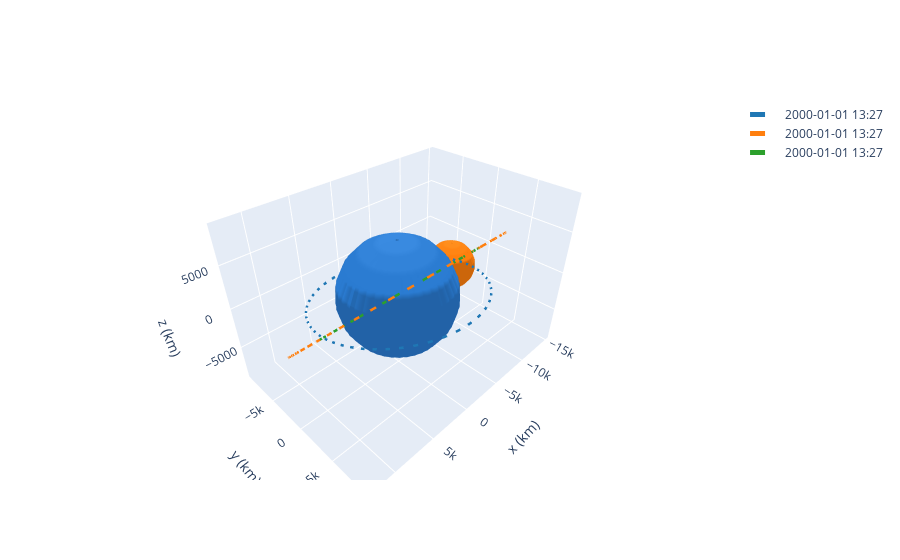

The code cell stored with this chart in its notebook:
### Code cell
# Propapage all a bit
t = 1000 * u.s
deb_1 = deb_1.propagate(t)
deb_2 = deb_2.propagate(t)
otv = otv.propagate(t)

# Plot the results
frame = OrbitPlotter3D()
frame.plot(deb_1)
frame.plot(deb_2)
frame.plot(otv)

### Figure 1 — Plotly figure (JSON) as saved in the notebook; plotly's stock layout.template omitted (floating-point values rounded to 4 significant figures; data arrays with more than 128 entries replaced by an {"elided": "..."} marker saying what was removed)
{"data": [{"cauto": false, "cmax": 1, "cmin": 1, "colorscale": [[0, "#2a7bd1"], [1, "#2a7bd1"]], "name": "Earth", "showscale": false, "type": "surface", "x": {"elided": "20x20 float values"}, "y": {"elided": "20x20 float values"}, "z": {"elided": "20x20 float values"}}, {"line": {"color": "rgb(31, 119, 180)", "dash": "dash", "width": 5}, "mode": "lines", "name": "2000-01-01 13:27", "type": "scatter3d", "x": {"elided": "150 float values"}, "y": {"elided": "150 float values"}, "z": {"elided": "150 float values"}}, {"cauto": false, "cmax": 1, "cmin": 1, "colorscale": [[0, "rgb(31, 119, 180)"], [1, "rgb(31, 119, 180)"]], "name": "2000-01-01 13:27", "showscale": false, "type": "surface", "x": {"elided": "20x20 float values"}, "y": {"elided": "20x20 float values"}, "z": {"elided": "20x20 float values"}}, {"cauto": false, "cmax": 1, "cmin": 1, "colorscale": [[0, "#2a7bd1"], [1, "#2a7bd1"]], "name": "Earth", "showscale": false, "type": "surface", "x": {"elided": "20x20 float values"}, "y": {"elided": "20x20 float values"}, "z": {"elided": "20x20 float values"}}, {"cauto": false, "cmax": 1, "cmin": 1, "colorscale": [[0, "#2a7bd1"], [1, "#2a7bd1"]], "name": "Earth", "showscale": false, "type": "surface", "x": {"elided": "20x20 float values"}, "y": {"elided": "20x20 float values"}, "z": {"elided": "20x20 float values"}}, {"line": {"color": "rgb(255, 127, 14)", "dash": "dash", "width": 5}, "mode": "lines", "name": "2000-01-01 13:27", "type": "scatter3d", "x": {"elided": "150 float values"}, "y": {"elided": "150 float values"}, "z": {"elided": "150 float values"}}, {"cauto": false, "cmax": 1, "cmin": 1, "colorscale": [[0, "rgb(255, 127, 14)"], [1, "rgb(255, 127, 14)"]], "name": "2000-01-01 13:27", "showscale": false, "type": "surface", "x": {"elided": "20x20 float values"}, "y": {"elided": "20x20 float values"}, "z": {"elided": "20x20 float values"}}, {"cauto": false, "cmax": 1, "cmin": 1, "colorscale": [[0, "#2a7bd1"], [1, "#2a7bd1"]], "name": "Earth", "showscale": false, "type": "surface", "x": {"elided": "20x20 float values"}, "y": {"elided": "20x20 float values"}, "z": {"elided": "20x20 float values"}}, {"cauto": false, "cmax": 1, "cmin": 1, "colorscale": [[0, "#2a7bd1"], [1, "#2a7bd1"]], "name": "Earth", "showscale": false, "type": "surface", "x": {"elided": "20x20 float values"}, "y": {"elided": "20x20 float values"}, "z": {"elided": "20x20 float values"}}, {"line": {"color": "rgb(44, 160, 44)", "dash": "dash", "width": 5}, "mode": "lines", "name": "2000-01-01 13:27", "type": "scatter3d", "x": {"elided": "150 float values"}, "y": {"elided": "150 float values"}, "z": {"elided": "150 float values"}}, {"cauto": false, "cmax": 1, "cmin": 1, "colorscale": [[0, "rgb(44, 160, 44)"], [1, "rgb(44, 160, 44)"]], "name": "2000-01-01 13:27", "showscale": false, "type": "surface", "x": {"elided": "20x20 float values"}, "y": {"elided": "20x20 float values"}, "z": {"elided": "20x20 float values"}}, {"cauto": false, "cmax": 1, "cmin": 1, "colorscale": [[0, "#2a7bd1"], [1, "#2a7bd1"]], "name": "Earth", "showscale": false, "type": "surface", "x": {"elided": "20x20 float values"}, "y": {"elided": "20x20 float values"}, "z": {"elided": "20x20 float values"}}], "layout": {"autosize": true, "scene": {"aspectmode": "data", "xaxis": {"title": {"text": "x (km)"}}, "yaxis": {"title": {"text": "y (km)"}}, "zaxis": {"title": {"text": "z (km)"}}}}}
